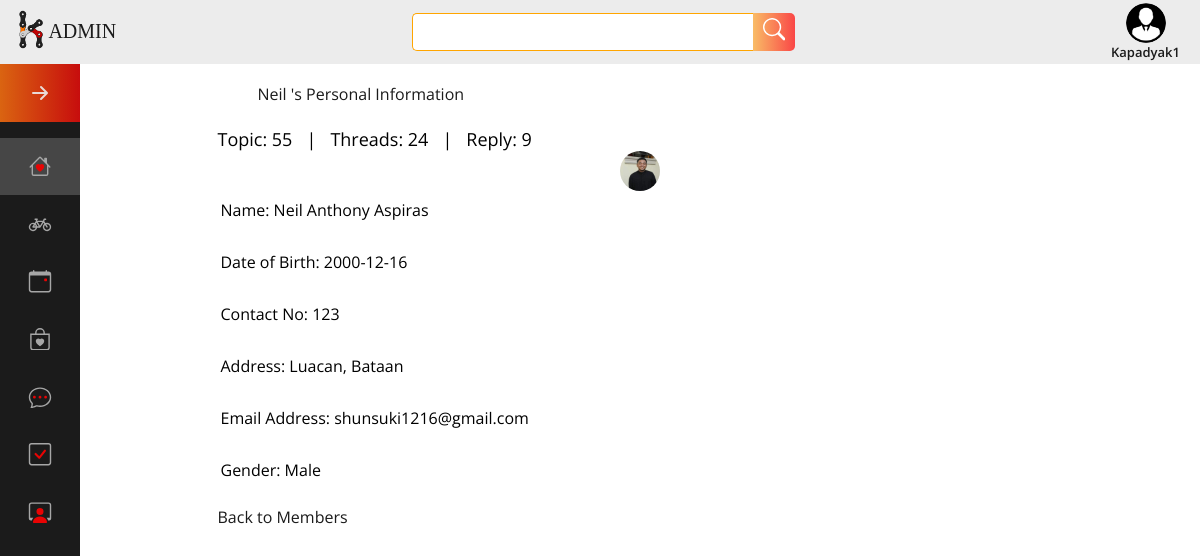
/Admin/view_profile.php?id=4 (signed in), run on the app's committed database.
### tables this page shows
CREATE TABLE `members` (
  `member_id` int(11) NOT NULL,
  `email_address` varchar(255) DEFAULT NULL,
  `email_status` int(11) DEFAULT NULL,
  `username` varchar(255) DEFAULT NULL,
  `password` varchar(255) DEFAULT NULL,
  `confirm_password` varchar(255) DEFAULT NULL,
  `first_name` varchar(255) DEFAULT NULL,
  `middle_name` varchar(255) DEFAULT NULL,
  `last_name` varchar(255) DEFAULT NULL,
  `dob` date DEFAULT NULL,
  `sex` enum('Male','Female') DEFAULT NULL,
  `contact_number` int(11) DEFAULT NULL,
  `address` varchar(255) DEFAULT NULL,
  `image` varchar(255) NOT NULL,
  `online_status` text NOT NULL,
  `topic_ctr` varchar(255) NOT NULL,
  `threads_ctr` varchar(255) NOT NULL,
  `replies_ctr` varchar(255) NOT NULL,
  `access` varchar(50) NOT NULL,
  `unique_id` int(255) NOT NULL,
  `status` varchar(255) NOT NULL,
  `theme` varchar(255) NOT NULL
);

### Admin/view_profile.php (the view, shortened to what this page needs)
 <?php $get_id=$_GET['id']; ?>
 <!DOCTYPE html>
<html lang="en">
<head>
	<link rel="stylesheet" type="text/css" href="style.css">
</head>
<body>
		<?php include 'poster.php';?>
    <div class="index-container">
		<div class="index-sidenav">
			<?php include 'Sidebar.php'; ?>
		</div>
		<div class="index-header">
			<?php include 'Header.php'; ?>
		</div>
		<div class="index-content">
<center>
  <table>
  <tr>
  <td>
       </div>
			<div class="col-md-9">
                        <?php
			$query = $conn->query("select * from members where member_id = '$get_id'");
			$row = $query->fetch();
		?>
						<div class="jumbotron alert-info">
										<ul class="nav nav-tabs">
							<a href="#"><?php echo $row['first_name']."'s"; ?> Personal Information</a></li>
										</ul>
                                        	 <table border="0" width="845"><tr><td></td></tr></table>
<div class="panel panel-success">
  <div class="panel-heading">
      <div class="pull-right">
  <font size="4">  <i class="fa fa-clipboard"></i> Topic: <?php echo $row['topic_ctr'] ; ?> &nbsp;  | &nbsp;
			 <i class="fa fa-chain"></i> Threads: <?php echo $row['threads_ctr'] ; ?>  &nbsp; | &nbsp;
              <i class="fa fa-reply"></i> Reply: <?php echo $row['replies_ctr'] ; ?></font></div>
  </div>
  <div class="panel-body">
  		<div class="row">
        <div class="col-md-5">
	<center><a href="#change_profile_picture_modal" data-toggle="modal"> <img src="<?php echo  $row['image']; ?>" width="280" height="240" alt="..." class="img-square thumbnail"/></a></center>
			</div>
			<div class="col-md-5">
            <table>
            <tr><td>
            	<label class="block">Name: <?php echo $row['first_name']." ".$row['middle_name']." ".$row['last_name']; ?></label>
            </td></tr>
            <tr>
            <td>
            </td>
            </tr>
             <tr><td>
            	<label class="block">Date of Birth: <?php echo $row['dob']; ?></label>
            </td></tr>
              <tr>
            <td>
            </td>
            </tr>
             <tr><td>
            	<label class="block">Contact No: <?php echo $row['contact_number']; ?></label>
            </td></tr>
              <tr>
            <td>
            </td>
            </tr>
             <tr><td>
              	<label class="block">Address: <?php echo $row['address']; ?></label>
            </td></tr>
              <tr>
            <td>
            </td>
            </tr>
            <tr>
           <td>
           	<label class="block">Email Address: <?php echo $row['email_address']; ?></label>
           </td>
            </tr>
              <tr>
            <td>
            </td>
            </tr>
               <tr>
           <td>
           	<label class="block">Gender: <?php echo $row['sex']; ?></label>
           </td>
            </tr>
            </table>
			</div>
		</div>
  </div>
</div>
						</div>
			</div>
<a href ="data.php">Back to Members</a>
  </body>
</html>

### Admin/style.css (style rules this page uses)
html body { margin: 0; padding: 0; box-sizing: border-box; }
.index-container { display: grid; grid-template-columns: auto 1fr; grid-auto-rows: minmax(auto, auto); height: auto; width: 100%; grid-template-areas: 'header2 header2' 'sidenav indexcontent'; }
.index-sidenav { grid-area: sidenav; }
.index-header { z-index: 5; grid-area: header2; position: sticky; background-color: linear-gradient(270deg, rgba(199,13,13,1) 0%, rgba(218,100,17,1) 100%); top: 0; }
.index-content { grid-area: indexcontent; }
:root { font-size: 16px; font-family: 'Open Sans', sans-serif; --text-primary: #b6b6b6; --text-secondary: #ececec; --text-red: rgb(255, 0, 0); --bg-primary: rgb(75, 75, 75); --bg-secondary: #1b1b1b; --gradient: linear-gradient(270deg, rgba(199,13,13,1) 0%, rgba(218,100,17,1) 100%); --transition-speed: 300ms; }
header > li, a, span, input { font-family:'Open Sans'; font-size: 16px; color: var(--bg-secondary); text-decoration: none; list-style-type: none; }
::placeholder { color: white; }
.img-square { height: 40px; width: 40px; border-radius: 50%; object-fit: cover; object-position: center; }

### style.css (style rules this page uses)
html body { margin: 0; padding: 0; box-sizing: border-box; }
.index-container { display: grid; grid-template-columns: auto 1fr; grid-auto-rows: minmax(auto, auto); height: auto; width: 100%; grid-template-areas: 'header2 header2' 'sidenav indexcontent'; }
.index-sidenav { grid-area: sidenav; }
.index-header { z-index: 5; grid-area: header2; position: sticky; background-color: linear-gradient(270deg, rgba(199,13,13,1) 0%, rgba(218,100,17,1) 100%); top: 0; }
.index-content { grid-area: indexcontent; }
:root { font-size: 16px; font-family: 'Open Sans', sans-serif; --text-primary: #b6b6b6; --text-secondary: #ececec; --text-red: rgb(255, 0, 0); --bg-primary: rgb(75, 75, 75); --bg-secondary: #1b1b1b; --gradient: linear-gradient(270deg, rgba(199,13,13,1) 0%, rgba(218,100,17,1) 100%); --transition-speed: 300ms; }
header > li, a, span, input { font-family:'Open Sans'; font-size: 16px; color: var(--bg-secondary); text-decoration: none; list-style-type: none; }
.img-square { height: 40px; width: 40px; border-radius: 50%; object-fit: cover; object-position: center; }

### data on the page
members: first_name "Neil", topic_ctr "55", threads_ctr "24", replies_ctr "9", image (picture), middle_name "Anthony", last_name "Aspiras", dob "2000-12-16", contact_number "123", address "Luacan, Bataan", email_address "shunsuki1216@gmail.com", sex "Male"

### other printed values
$session_Username "Kapadyak1"
